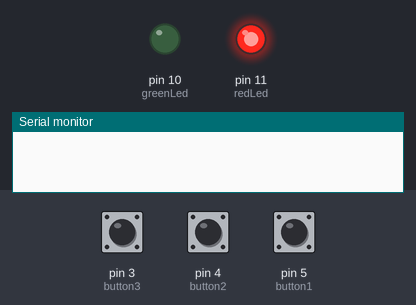
This sketch was run on a simulated Arduino Uno, built with avr-gcc and run on an emulated ATmega328P. Shown: output pins drawn as LEDs (lit = HIGH), the last lines printed to the serial monitor. Dashed ring = blinking. Inputs (shaded band) come from the test bench; at power-on: pin 3 (button3) HIGH, pin 4 (button2) HIGH, pin 5 (button1) HIGH.

Above: at 1.2 s.
1.3 s: pin 3 (button3) pulsed LOW 5 times (0.12 s each, 0.3 s apart)
4.3 s: pin 3 (button3) pulled LOW for 0.15 s
6.0 s: pin 4 (button2) pulsed LOW 5 times (0.12 s each, 0.3 s apart)
At 6.98 s:
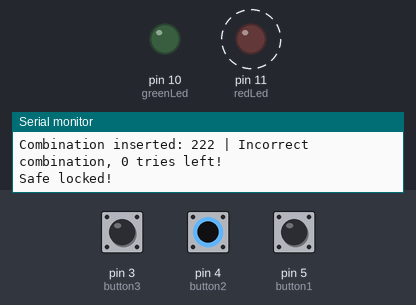
Timing chart, 0 to 11.2 s (numbered marks = the images above; inputs shaded):
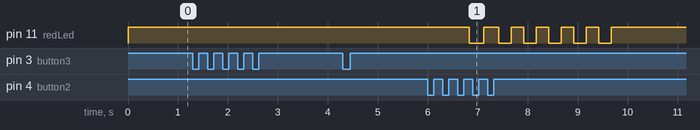

Measured:
- after the input at 6.0 s, pin 11 (redLed): alternates HIGH for 0.25 s and LOW for 0.25 s, 12 changes in all, then stays HIGH, starting after 0.84 s

The sketch:

Arduino_exercise_20.ino
```cpp
/*
  NOTE: This exercise has not been completely finished yet.
  Instead of the safe locking after 3 failed tries within 2 minutes,
  the safe locks after just 3 tries without looking how many time has passed in between.
*/

const int redLed = 11;
const int greenLed = 10;
const int button1 = 5;
const int button2 = 4;
const int button3 = 3;

// This are the correct numbers of the combination
const int correctCombinationNumber1 = 2;
const int correctCombinationNumber2 = 1;
const int correctCombinationNumber3 = 3;

// These are the numbers the user enters & more
int combinationNumber1 = NULL;
int combinationNumber2 = NULL;
int combinationNumber3 = NULL;
bool correctCombinationInserted = false;
int combinationFailedTries = 0;
bool safeLocked = false;

/*
These are the settings for if the safe is locked
- safeLockedTime is the total time the safe is locked
- safeLockedBlinkTime is the time the led goes off/on (500ms means 1 blink every 1s)
*/
const int safeLockedTime = 3000; // 300_000
const int safeLockedBlinkTime = 250;
int safeLockedCurrentTime = 0;
unsigned long safeLockedBlinkPreviousTime = 0;


void insertCombinationNumber (int number) {

  // Inserts the combination numbers of the user in variables
  // When all 3 numbers have been inserted it tests the combination and resets it for next try
  if(!safeLocked) {
    if(combinationNumber1 == NULL) combinationNumber1 = number;
    else if(combinationNumber2 == NULL) combinationNumber2 = number;
    else if(combinationNumber3 == NULL) {
      combinationNumber3 = number;
      insertCombination(combinationNumber1, combinationNumber2, combinationNumber3);
      resetCombination();
    }
  } else {
    Serial.println("Cannot enter combination while safe is temporarily locked!");
  }
}

void insertCombination (int number1, int number2, int number3) {
  Serial.print("Combination inserted: ");
  Serial.print(number1);
  Serial.print(number2);
  Serial.print(number3);

  // Checks the combination, prints if it's valid & locks the safe after 3 tries
  if(
    number1 == correctCombinationNumber1
    && number2 == correctCombinationNumber2
    && number3 == correctCombinationNumber3
  ) {
    correctCombinationInserted = true;
    combinationFailedTries = 0;
    Serial.println(" | Correct combination, safe opened!");
  } else {
    correctCombinationInserted = false;
    combinationFailedTries++;

    Serial.print(" | Incorrect combination, ");
    Serial.print(3 - combinationFailedTries);
    if(3 - combinationFailedTries == 1) Serial.println(" try left!");
    else Serial.println(" tries left!");

    if(combinationFailedTries == 3) {
      combinationFailedTries = 0;
      safeLocked = true;
      Serial.println("Safe locked!");
    }
  }
}

void resetCombination() {
  combinationNumber1 = NULL;
  combinationNumber2 = NULL;
  combinationNumber3 = NULL;
}

void setup() {
  Serial.begin(9600);
  pinMode(redLed, OUTPUT);
  pinMode(greenLed, OUTPUT);
  pinMode(button1, INPUT_PULLUP);
  pinMode(button2, INPUT_PULLUP);
  pinMode(button3, INPUT_PULLUP);
}

void loop() {
  if(safeLocked) {

    // Unlocks safe & stops the blinking of the red LED when enough time has passed
    unsigned long safeLockedBlinkCurrentTime = millis();
    if(safeLockedCurrentTime < safeLockedTime) {
      // Blinks red LED without blocking code
      if(safeLockedBlinkCurrentTime - safeLockedBlinkPreviousTime >= safeLockedBlinkTime) {
        digitalWrite(redLed, digitalRead(redLed)^1);
        safeLockedBlinkPreviousTime = safeLockedBlinkCurrentTime;
        safeLockedCurrentTime += safeLockedBlinkTime;
      }
    } else {
      safeLockedCurrentTime = 0;
      safeLocked = false;
      Serial.println("Safe unlocked!");
    }
  } else {

    // Toggles LED's between green and red
    if(correctCombinationInserted) {
      digitalWrite(greenLed, HIGH);
      digitalWrite(redLed, LOW);
    } else {
      digitalWrite(redLed, HIGH);
      digitalWrite(greenLed, LOW);
    }
  }

  // Creates button functionalities
  if(digitalRead(button1) == LOW) {
    while(digitalRead(button1) == LOW) {}
    delay(100);
    insertCombinationNumber(1);
  }

  if(digitalRead(button2) == LOW) {
    while(digitalRead(button2) == LOW) {}
    delay(100);
    insertCombinationNumber(2);
  }

  if(digitalRead(button3) == LOW) {
    while(digitalRead(button3) == LOW) {}
    delay(100);
    insertCombinationNumber(3);
  }
}
```
